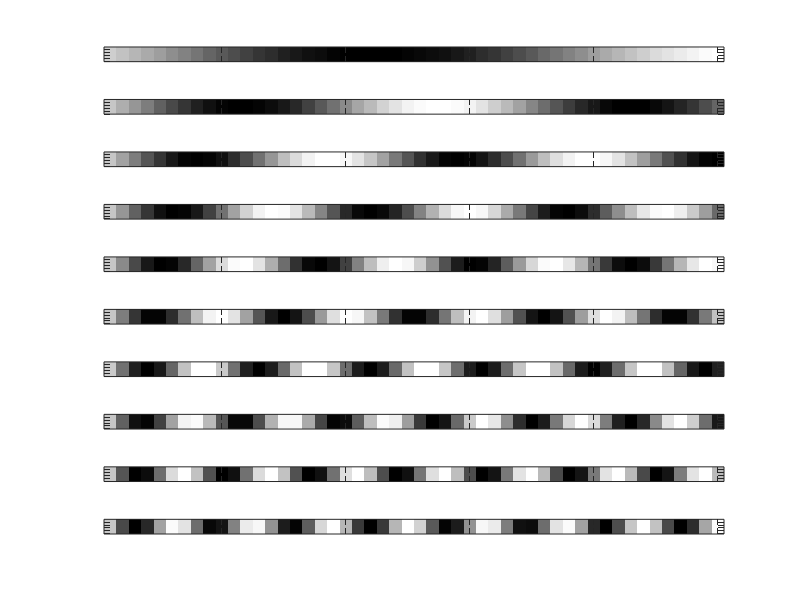

This figure's MATLAB source:
[x,y] = meshgrid(-10:.1:10,-10:.1:10) ; 
% grating color vs non color for cortical activation
icount = 1 ; 
colormap gray
for i=.1:.1:1
    subplot(10,1,icount) ; 
    [x,y] = meshgrid(-10:i:300,-10:i:300) ; 
    grate = sin(x) ; 
    grate = grate(1:50,1:50) ; 
    imagesc(grate) ; set(gca,'XTickLabel','') ; set(gca,'YTickLabel','') ; 
    icount = icount + 1 ; 
end